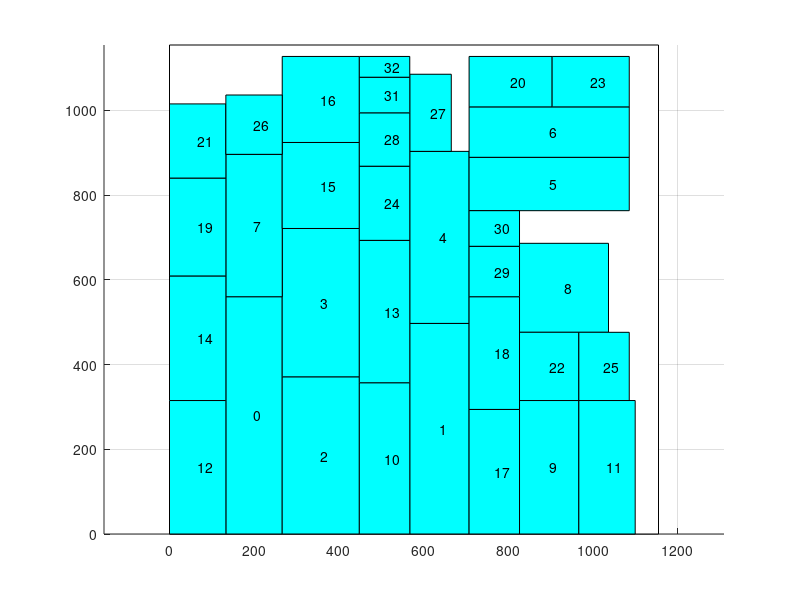

Recreate this plot in MATLAB.
axis equal;
hold on;
grid on;
cap_x=[ 0 0 1154 1154 0 ];
cap_y=[ 0 1154 1154 0 0 ];
fill(cap_x,cap_y,'w');
block_x=[ 133 266 266 133 133 ];
block_y=[ 0 0 560 560 0 ];
fill(block_x,block_y,'c');
text(199,280,'0');
block_x=[ 567 707 707 567 567 ];
block_y=[ 0 0 497 497 0 ];
fill(block_x,block_y,'c');
text(637,248,'1');
block_x=[ 266 448 448 266 266 ];
block_y=[ 0 0 371 371 0 ];
fill(block_x,block_y,'c');
text(357,185,'2');
block_x=[ 266 448 448 266 266 ];
block_y=[ 371 371 721 721 371 ];
fill(block_x,block_y,'c');
text(357,546,'3');
block_x=[ 567 707 707 567 567 ];
block_y=[ 497 497 903 903 497 ];
fill(block_x,block_y,'c');
text(637,700,'4');
block_x=[ 707 1085 1085 707 707 ];
block_y=[ 763 763 889 889 763 ];
fill(block_x,block_y,'c');
text(896,826,'5');
block_x=[ 707 1085 1085 707 707 ];
block_y=[ 889 889 1008 1008 889 ];
fill(block_x,block_y,'c');
text(896,948,'6');
block_x=[ 133 266 266 133 133 ];
block_y=[ 560 560 896 896 560 ];
fill(block_x,block_y,'c');
text(199,728,'7');
block_x=[ 826 1036 1036 826 826 ];
block_y=[ 476 476 686 686 476 ];
fill(block_x,block_y,'c');
text(931,581,'8');
block_x=[ 826 966 966 826 826 ];
block_y=[ 0 0 315 315 0 ];
fill(block_x,block_y,'c');
text(896,157,'9');
block_x=[ 448 567 567 448 448 ];
block_y=[ 0 0 357 357 0 ];
fill(block_x,block_y,'c');
text(507,178,'10');
block_x=[ 966 1099 1099 966 966 ];
block_y=[ 0 0 315 315 0 ];
fill(block_x,block_y,'c');
text(1032,157,'11');
block_x=[ 0 133 133 0 0 ];
block_y=[ 0 0 315 315 0 ];
fill(block_x,block_y,'c');
text(66,157,'12');
block_x=[ 448 567 567 448 448 ];
block_y=[ 357 357 693 693 357 ];
fill(block_x,block_y,'c');
text(507,525,'13');
block_x=[ 0 133 133 0 0 ];
block_y=[ 315 315 609 609 315 ];
fill(block_x,block_y,'c');
text(66,462,'14');
block_x=[ 266 448 448 266 266 ];
block_y=[ 721 721 924 924 721 ];
fill(block_x,block_y,'c');
text(357,822,'15');
block_x=[ 266 448 448 266 266 ];
block_y=[ 924 924 1127 1127 924 ];
fill(block_x,block_y,'c');
text(357,1025,'16');
block_x=[ 707 826 826 707 707 ];
block_y=[ 0 0 294 294 0 ];
fill(block_x,block_y,'c');
text(766,147,'17');
block_x=[ 707 826 826 707 707 ];
block_y=[ 294 294 560 560 294 ];
fill(block_x,block_y,'c');
text(766,427,'18');
block_x=[ 0 133 133 0 0 ];
block_y=[ 609 609 840 840 609 ];
fill(block_x,block_y,'c');
text(66,724,'19');
block_x=[ 707 903 903 707 707 ];
block_y=[ 1008 1008 1127 1127 1008 ];
fill(block_x,block_y,'c');
text(805,1067,'20');
block_x=[ 0 133 133 0 0 ];
block_y=[ 840 840 1015 1015 840 ];
fill(block_x,block_y,'c');
text(66,927,'21');
block_x=[ 826 966 966 826 826 ];
block_y=[ 315 315 476 476 315 ];
fill(block_x,block_y,'c');
text(896,395,'22');
block_x=[ 903 1085 1085 903 903 ];
block_y=[ 1008 1008 1127 1127 1008 ];
fill(block_x,block_y,'c');
text(994,1067,'23');
block_x=[ 448 567 567 448 448 ];
block_y=[ 693 693 868 868 693 ];
fill(block_x,block_y,'c');
text(507,780,'24');
block_x=[ 966 1085 1085 966 966 ];
block_y=[ 315 315 476 476 315 ];
fill(block_x,block_y,'c');
text(1025,395,'25');
block_x=[ 133 266 266 133 133 ];
block_y=[ 896 896 1036 1036 896 ];
fill(block_x,block_y,'c');
text(199,966,'26');
block_x=[ 567 665 665 567 567 ];
block_y=[ 903 903 1085 1085 903 ];
fill(block_x,block_y,'c');
text(616,994,'27');
block_x=[ 448 567 567 448 448 ];
block_y=[ 868 868 994 994 868 ];
fill(block_x,block_y,'c');
text(507,931,'28');
block_x=[ 707 826 826 707 707 ];
block_y=[ 560 560 679 679 560 ];
fill(block_x,block_y,'c');
text(766,619,'29');
block_x=[ 707 826 826 707 707 ];
block_y=[ 679 679 763 763 679 ];
fill(block_x,block_y,'c');
text(766,721,'30');
block_x=[ 448 567 567 448 448 ];
block_y=[ 994 994 1078 1078 994 ];
fill(block_x,block_y,'c');
text(507,1036,'31');
block_x=[ 448 567 567 448 448 ];
block_y=[ 1078 1078 1127 1127 1078 ];
fill(block_x,block_y,'c');
text(507,1102,'32');
